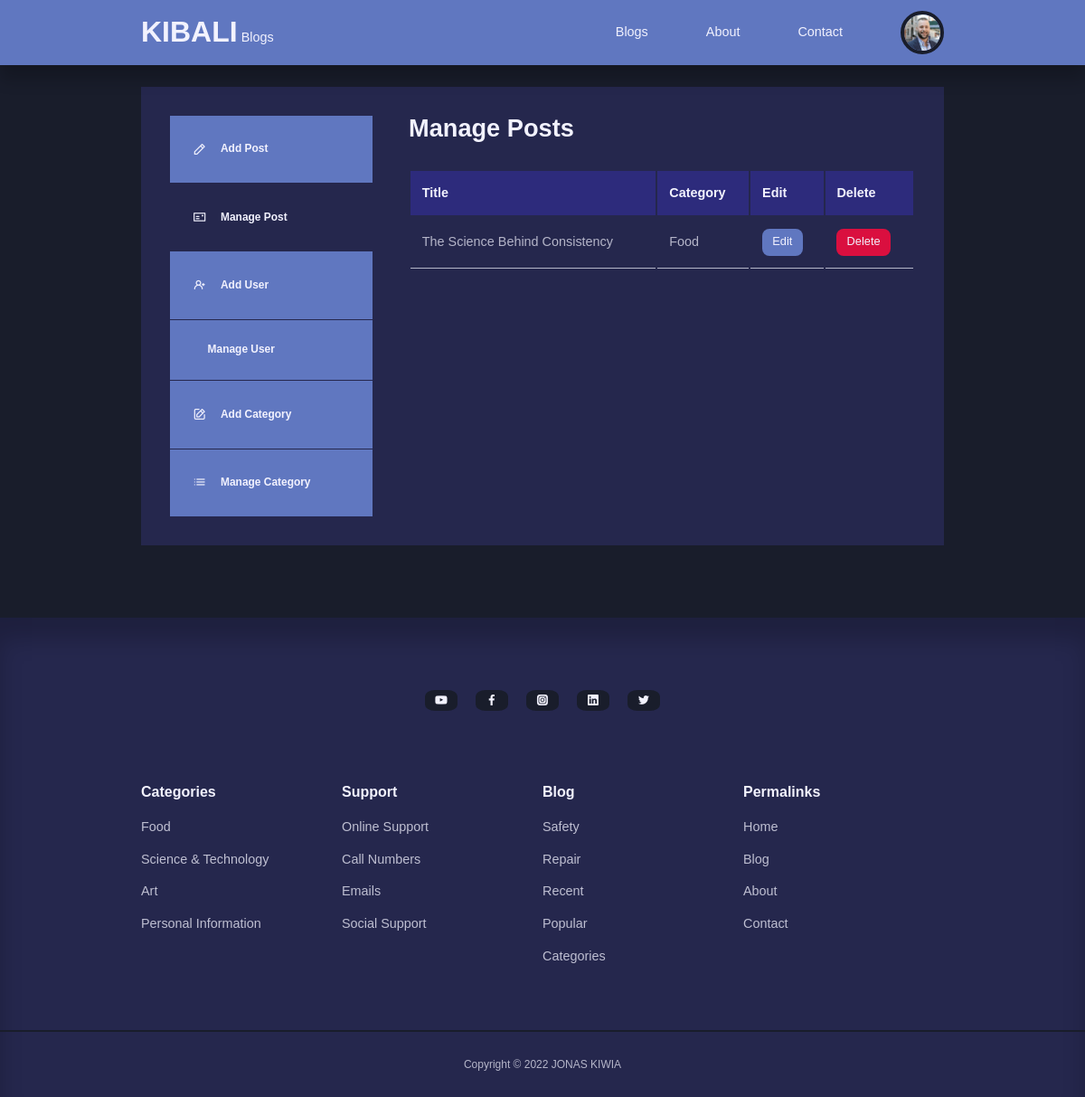
The page /admin/ (signed in) on the database its author committed.
### tables this page shows
CREATE TABLE `users` (
  `id` int(11) NOT NULL,
  `firstname` varchar(255) DEFAULT NULL,
  `lastname` varchar(255) DEFAULT NULL,
  `username` varchar(255) DEFAULT NULL,
  `email` varchar(255) DEFAULT NULL,
  `password` varchar(255) DEFAULT NULL,
  `avatar` varchar(255) DEFAULT NULL,
  `is_admin` tinyint(4) DEFAULT NULL
);

CREATE TABLE `posts` (
  `id` int(11) NOT NULL,
  `title` varchar(255) DEFAULT NULL,
  `body` text DEFAULT NULL,
  `thumbnail` varchar(255) DEFAULT NULL,
  `date_time` datetime DEFAULT NULL,
  `category_id` int(11) DEFAULT NULL,
  `author_id` int(11) DEFAULT NULL,
  `is_featured` tinyint(4) DEFAULT NULL
);

CREATE TABLE `categories` (
  `id` int(11) NOT NULL,
  `title` varchar(255) DEFAULT NULL,
  `description` text DEFAULT NULL
);

### admin/partials/header.php (called while the page is built, shortened)
<?php
require '../partials/header.php';

### admin/index.php (the view, shortened to what this page needs)
<?php
    include 'partials/header.php';
    $current_user_id = $_SESSION['user-id'];
    $query = "SELECT id, title, category_id FROM posts WHERE author_id = $current_user_id ORDER BY id DESC";
    $posts = mysqli_query($connection, $query);
?>
<section class="dashboard">
    <div class="container dashboard__container">
        <aside>
            <ul>
                <li>
                    <a href="add-post.php"><i class="uil uil-pen"></i>
                        <h5>Add Post</h5>
                    </a>
                </li>
                <li>
                    <a href="index.php" class="active"><i class="uil uil-postcard"></i>
                        <h5>Manage Post</h5>
                    </a>
                </li>
                <?php if(isset($_SESSION['user_is_admin'])): ?>
                <li>
                    <a href="add-user.php"><i class="uil uil-user-plus"></i>
                        <h5>Add User</h5>
                    </a>
                </li>
                <li>
                    <a href="manage-users.php"><i class="uil uil-user-alt"></i>
                        <h5>Manage User</h5>
                    </a>
                </li>
                <li>
                    <a href="add-category.php"><i class="uil uil-edit"></i>
                        <h5>Add Category</h5>
                    </a>
                </li>
                <li>
                    <a href="manage-categories.php"><i class="uil uil-list-ul"></i>
                        <h5>Manage Category</h5>
                    </a>
                </li>
                <?php endif ?>
            </ul>
        </aside>
        <main>
            <h2>Manage Posts</h2>
            <?php if(mysqli_num_rows($posts) > 0) : ?>
            <table>
                <thead>
                    <tr>
                        <th>Title</th>
                        <th>Category</th>
                        <th>Edit</th>
                        <th>Delete</th>
                    </tr>
                </thead>
                <tbody>
                    <?php while($post = mysqli_fetch_assoc($posts)) : ?>
                        <?php
                            $category_id = $post['category_id'];
                            $category_query = "SELECT title FROM categories WHERE id=$category_id";
                            $category_result = mysqli_query($connection, $category_query);
                            $category= mysqli_fetch_assoc($category_result);
                        ?>
                    <tr>
                        <td><?= $post['title'] ?></td>
                        <td><?= $category['title'] ?></td>
                        <td><a href="<?= ROOT_URL ?>admin/edit-post.php?id=<?= $post['id']?>" class="btn sm">Edit</a></td>
                        <td><a href="<?= ROOT_URL ?>admin/delete-post.php?id=<?= $post['id']?>" class="btn sm danger">Delete</a></td>
                    </tr>
                    <?php endwhile ?>
                </tbody>
            </table>
            <?php else: ?>
                <div class="alert__message error"><?= "No Posts Found"?></div>
                <?php endif?>
        </main>
    </div>
</section>
 <?php
    include '../partials/footer.php';
?>

### partials/header.php (shortened to what this page needs)
<?php
require 'config/database.php';
if(isset($_SESSION['user-id'])) {
    $id = filter_var($_SESSION['user-id'], FILTER_SANITIZE_NUMBER_INT);
    $query = "SELECT avatar FROM users WHERE id=$id";
    $result = mysqli_query($connection, $query);
    $avatar = mysqli_fetch_assoc($result);
}
?>
<!DOCTYPE html>
<html lang="en">
<head>
    <link rel="stylesheet" href="<?= ROOT_URL ?>css/style.css">
    <link rel="stylesheet" href="https://unicons.iconscout.com/release/v4.0.0/css/line.css">
</head>
<body>
    <nav>
        <div class="container nav__container">
            <div>
                <a href="<?= ROOT_URL ?>" class="nav__logo">KIBALI</a>
            <a href="<?= ROOT_URL ?>" class="">Blogs</a>
            </div>
            <ul class="nav__items">
                <li><a href="<?= ROOT_URL ?>blog.php">Blogs</a></li>
                <li><a href="<?= ROOT_URL ?>about.php">About</a></li>
                <li><a href="<?= ROOT_URL ?>contact.php">Contact</a></li>
                <?php if(isset($_SESSION['user-id'])): ?>
                    <li class="nav__profile">
                        <div class="avatar">
                            <img src="<?= ROOT_URL . 'images/' . $avatar['avatar'] ?>">
                        </div>
                    </li>
                <?php else : ?>
                    <li><a href="<?= ROOT_URL ?>signin.php">Signin</a></li>
                <?php endif ?>
            </ul>
        </div>
    </nav>

### partials/footer.php (shortened to what this page needs)
 <footer>
        <div class="footer__socials">
            <a href="https://youtube.com" target="_blank"><i class="uil uil-youtube"></i></a>
            <a href="https://facebook.com" target="_blank"><i class="uil uil-facebook-f"></i></a>
            <a href="https://instagram.com" target="_blank"><i class="uil uil-instagram-alt"></i></a>
            <a href="https://linkedin.com" target="_blank"><i class="uil uil-linkedin"></i></a>
            <a href="https://twitter.com" target="_blank"><i class="uil uil-twitter"></i></a>
        </div>
        <div class="container footer__container">
            <article>
                 <h4>Categories</h4>
            <?php
                $all_categories_query = "SELECT * FROM categories";
                $all_categories = mysqli_query($connection, $all_categories_query);
            ?>
            <?php while($category = mysqli_fetch_assoc($all_categories)) :  ?>
                <ul>
                    <li>
                    <a href="<?= ROOT_URL ?>category-posts.php?id=<?= $category['id']?>"><?= $category['title']?></a>
                </li>
                </ul>
            <?php endwhile?>
            </article>
            <article>
                <h4>Support</h4>
                <ul>
                    <li><a href="contact.php">Online Support</a></li>
                    <li><a href="tel:+255748687340">Call Numbers</a></li>
                    <li><a href="mailto:jonaskiwia1@gmail.com">Emails</a></li>
                    <li><a href="contact.php">Social Support</a></li>
                </ul>
            </article>
            <article>
                <h4>Blog</h4>
                <ul>
                    <li><a href="">Safety</a></li>
                    <li><a href="">Repair</a></li>
                    <li><a href="">Recent</a></li>
                    <li><a href="">Popular</a></li>
                    <li><a href="">Categories</a></li>
                </ul>
            </article>
            <article>
                <h4>Permalinks</h4>
                <ul>
                    <li><a href="home.php">Home</a></li>
                    <li><a href="blog.php">Blog</a></li>
                    <li><a href="about.php">About</a></li>
                    <li><a href="contact.php">Contact</a></li>
                </ul>
            </article>
        </div>
        <div class="footer__copyright">
            <small>Copyright &copy; 2022 JONAS KIWIA</small>
        </div>
    </footer>
</body>
</html>

### css/style.css (style rules this page uses)
:root { --color-primary: #6077c0; --color-primary-light: hsl(242, 91%, 69%, 18%); --color-primary-variant: #5854c7; --color-red: #da0f3f; --color-red-light: hsl(346, 87%, 46%, 15%); --color-green: #00c476; --color-green-light: hsl(156, 100%, 38%, 15%); --color-gray-900: #25274D; --color-gray-700: #2d2b7c; --color-gray-300: rgba(242, 242, 254, 0.3); --color-gray-200: rgba(242, 242, 254, 0.7); --color-white: #f2f2fe; --color-bg: #191d2b; --transition: all 300ms ease; --container-width-lg: 74%; --container-width-md: 88%; --form-width: 40%; --card-border-radius-1: 0.3rem; --card-border-radius-2: 0.5rem; --card-border-radius-3: 0.8rem; --card-border-radius-4: 2rem; --card-border-radius-5: 5rem; }
* { margin: 0; padding: 0; outline: 0; border: 0; appearance: 0; list-style: none; text-decoration: none; box-sizing: border-box; }
body { font-family: 'Trebuchet MS', 'Lucida Sans Unicode', 'Lucida Grande', 'Lucida Sans', Arial, sans-serif; line-height: 1.6; color: var(--color-gray-200); overflow-x: hidden; background: var(--color-bg); font-size: 0.9rem; }
.container { width: var(--container-width-lg); max-width: 1800px; margin-inline: auto; }
section { margin-top: 3rem; width: 100vw; }
h1, h2, h3, h4, h5 { color: var(--color-white); line-height: 1.3; }
h2 { font-size: 1.7rem; margin: 1rem 0; }
h4 { font-size: 1rem; }
a { color: var(--color-white); transition: var(--transition); }
img { display: block; width: 100%; object-fit: cover; }
nav { background-color: var(--color-primary); width: 100vw; height: 4.5rem; position: fixed; top: 0; z-index: 10; box-shadow: 0 1rem 1rem rgba(0, 0, 0, 0.2); }
.nav__container { height: 100%; display: flex; align-items: center; justify-content: space-between; }
.avatar { width: 3rem; height: 3rem; border-radius: 50%; overflow: hidden; border: 0.3rem solid var(--color-bg); }
.nav__logo { font-weight: 600; font-size: 2rem; }
.nav__items { display: flex; align-items: center; gap: 4rem; }
.nav__profile { position: relative; cursor: pointer; }
footer { background: var(--color-gray-900); padding: 5rem 0 0; box-shadow: inset 0 1.5rem 1.5rem rgba(0, 0, 0, 0.2); }
.footer__socials { margin-inline: auto; width: fit-content; margin-bottom: 5rem; display: flex; align-items: center; gap: 1.2rem; }
.footer__socials a { background: var(--color-bg); border-radius: 30%; width: 2.3rem; display: flex; align-items: center; justify-content: center; }
.footer__container { display: grid; grid-template-columns: repeat(4, 1fr); }
footer h4 { color: var(--color-white); margin-bottom: 0.6rem; }
footer ul li { padding: 0.4rem 0; }
footer ul a { opacity: 0.75; }
.footer__copyright { text-align: center; padding: 1.5rem 0; border-top: 2px solid var(--color-bg); margin-top: 4rem; }
.btn { display: inline-block; width: fit-content; padding: 0.6rem 1.2rem; background-color: var(--color-primary); border-radius: var(--card-border-radius-2); cursor: pointer; transition: var(--transition); color: var(--color-white); }
.btn.sm { padding: 0.3rem 0.7rem; font-size: 0.8rem; }
.btn.danger { background-color: var(--color-red); }
.dashboard { margin-top: 6rem; }
.dashboard__container { display: grid; grid-template-columns: 14rem auto; gap: 1rem; background: var(--color-gray-900); padding: 2rem; margin-bottom: 5rem; }
.dashboard aside a { background: var(--color-primary); display: flex; gap: 1rem; align-items: center; padding: 1.6rem; }
.dashboard aside ul li:not(:last-child) { border-bottom: 1px solid var(--color-gray-900); }
.dashboard aside a.active { background-color: var(--color-gray-900); }
.dashboard main { margin-left: 1.5rem; }
.dashboard main h2 { margin: 0 0 2rem 0; line-height: 1; }
.dashboard main table { width: 100%; text-align: left; }
.dashboard main table th { background: var(--color-gray-700); padding: 0.8rem; color: var(--color-white); }
.dashboard main table td { padding: 0.8rem; border-bottom: 1px solid var(--color-gray-200); }

### rows shown on the page
users: avatar (picture)
posts: title "The Science Behind Consistency", category.title "Food"
categories: title "Food"
categories: title "Science & Technology"
categories: title "Art"
categories: title "Personal Information"
